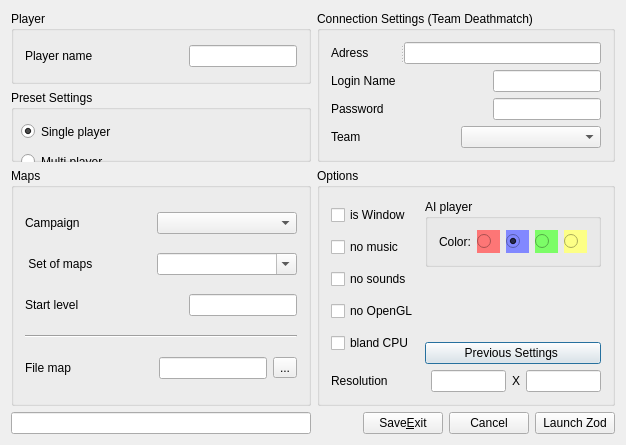
<?xml version="1.0" encoding="UTF-8"?>
<ui version="4.0">
 <class>QZ_Launcher</class>
 <widget class="QDialog" name="QZ_Launcher">
  <property name="geometry">
   <rect>
    <x>0</x>
    <y>0</y>
    <width>603</width>
    <height>445</height>
   </rect>
  </property>
  <property name="windowTitle">
   <string>QZod Launcher</string>
  </property>
  <layout class="QGridLayout" name="gridLayout_6">
   <item row="0" column="0">
    <widget class="QGroupBox" name="groupBox_2">
     <property name="title">
      <string>Player</string>
     </property>
     <layout class="QGridLayout" name="gridLayout_2">
      <item row="0" column="0">
       <widget class="QLabel" name="label_5">
        <property name="text">
         <string>Player name</string>
        </property>
       </widget>
      </item>
      <item row="0" column="1">
       <spacer name="horizontalSpacer_4">
        <property name="orientation">
         <enum>Qt::Horizontal</enum>
        </property>
        <property name="sizeHint" stdset="0">
         <size>
          <width>5</width>
          <height>20</height>
         </size>
        </property>
       </spacer>
      </item>
      <item row="0" column="2">
       <widget class="QLineEdit" name="le_PlayerName">
        <property name="minimumSize">
         <size>
          <width>100</width>
          <height>0</height>
         </size>
        </property>
       </widget>
      </item>
     </layout>
    </widget>
   </item>
   <item row="0" column="1" rowspan="2" colspan="2">
    <widget class="QGroupBox" name="gbox_ConnectSetting">
     <property name="title">
      <string>Connection Settings (Team Deathmatch)</string>
     </property>
     <layout class="QGridLayout" name="gridLayout">
      <item row="0" column="0">
       <widget class="QSplitter" name="splitter">
        <property name="orientation">
         <enum>Qt::Horizontal</enum>
        </property>
        <widget class="QLabel" name="label">
         <property name="text">
          <string>Adress</string>
         </property>
        </widget>
        <widget class="QLineEdit" name="le_ConnectAdress"/>
       </widget>
      </item>
      <item row="1" column="0">
       <layout class="QHBoxLayout" name="horizontalLayout">
        <item>
         <widget class="QLabel" name="label_2">
          <property name="text">
           <string>Login Name</string>
          </property>
         </widget>
        </item>
        <item>
         <spacer name="horizontalSpacer">
          <property name="orientation">
           <enum>Qt::Horizontal</enum>
          </property>
          <property name="sizeHint" stdset="0">
           <size>
            <width>40</width>
            <height>20</height>
           </size>
          </property>
         </spacer>
        </item>
        <item>
         <widget class="QLineEdit" name="le_LoginName"/>
        </item>
       </layout>
      </item>
      <item row="2" column="0">
       <layout class="QHBoxLayout" name="horizontalLayout_2">
        <item>
         <widget class="QLabel" name="label_3">
          <property name="text">
           <string>Password</string>
          </property>
         </widget>
        </item>
        <item>
         <spacer name="horizontalSpacer_2">
          <property name="orientation">
           <enum>Qt::Horizontal</enum>
          </property>
          <property name="sizeHint" stdset="0">
           <size>
            <width>40</width>
            <height>20</height>
           </size>
          </property>
         </spacer>
        </item>
        <item>
         <widget class="QLineEdit" name="le_Password">
          <property name="text">
           <string/>
          </property>
         </widget>
        </item>
       </layout>
      </item>
      <item row="3" column="0">
       <layout class="QHBoxLayout" name="horizontalLayout_3">
        <item>
         <widget class="QLabel" name="label_4">
          <property name="text">
           <string>Team</string>
          </property>
         </widget>
        </item>
        <item>
         <spacer name="horizontalSpacer_3">
          <property name="orientation">
           <enum>Qt::Horizontal</enum>
          </property>
          <property name="sizeHint" stdset="0">
           <size>
            <width>40</width>
            <height>20</height>
           </size>
          </property>
         </spacer>
        </item>
        <item>
         <widget class="QComboBox" name="cb_TeamColor">
          <property name="minimumSize">
           <size>
            <width>140</width>
            <height>0</height>
           </size>
          </property>
         </widget>
        </item>
       </layout>
      </item>
     </layout>
    </widget>
   </item>
   <item row="1" column="0">
    <widget class="QGroupBox" name="groupBox_GameMode">
     <property name="title">
      <string>Preset Settings</string>
     </property>
     <widget class="QRadioButton" name="rb_Localame">
      <property name="geometry">
       <rect>
        <x>10</x>
        <y>30</y>
        <width>112</width>
        <height>23</height>
       </rect>
      </property>
      <property name="text">
       <string>Single player</string>
      </property>
      <property name="checked">
       <bool>true</bool>
      </property>
     </widget>
     <widget class="QRadioButton" name="rb_Network_Nighsoft">
      <property name="geometry">
       <rect>
        <x>10</x>
        <y>60</y>
        <width>209</width>
        <height>23</height>
       </rect>
      </property>
      <property name="text">
       <string>Multi player</string>
      </property>
     </widget>
    </widget>
   </item>
   <item row="2" column="0">
    <widget class="QGroupBox" name="groupBox_Maps">
     <property name="title">
      <string>Maps</string>
     </property>
     <layout class="QGridLayout" name="gridLayout_3">
      <item row="0" column="0">
       <layout class="QHBoxLayout" name="horizontalLayout_4">
        <item>
         <widget class="QLabel" name="label_6">
          <property name="text">
           <string>Campaign</string>
          </property>
         </widget>
        </item>
        <item>
         <spacer name="horizontalSpacer_5">
          <property name="orientation">
           <enum>Qt::Horizontal</enum>
          </property>
          <property name="sizeHint" stdset="0">
           <size>
            <width>13</width>
            <height>20</height>
           </size>
          </property>
         </spacer>
        </item>
        <item>
         <widget class="QComboBox" name="cb_Maps_Campaing">
          <property name="minimumSize">
           <size>
            <width>140</width>
            <height>0</height>
           </size>
          </property>
         </widget>
        </item>
       </layout>
      </item>
      <item row="1" column="0">
       <layout class="QHBoxLayout" name="horizontalLayout_5">
        <item>
         <widget class="QLabel" name="label_7">
          <property name="text">
           <string> Set of maps</string>
          </property>
         </widget>
        </item>
        <item>
         <spacer name="horizontalSpacer_6">
          <property name="orientation">
           <enum>Qt::Horizontal</enum>
          </property>
          <property name="sizeHint" stdset="0">
           <size>
            <width>13</width>
            <height>20</height>
           </size>
          </property>
         </spacer>
        </item>
        <item>
         <widget class="QComboBox" name="cb_Maps_SetMaps">
          <property name="minimumSize">
           <size>
            <width>140</width>
            <height>0</height>
           </size>
          </property>
          <property name="editable">
           <bool>true</bool>
          </property>
         </widget>
        </item>
       </layout>
      </item>
      <item row="2" column="0">
       <layout class="QHBoxLayout" name="horizontalLayout_6">
        <item>
         <widget class="QLabel" name="label_8">
          <property name="text">
           <string>Start level</string>
          </property>
         </widget>
        </item>
        <item>
         <spacer name="horizontalSpacer_7">
          <property name="orientation">
           <enum>Qt::Horizontal</enum>
          </property>
          <property name="sizeHint" stdset="0">
           <size>
            <width>13</width>
            <height>20</height>
           </size>
          </property>
         </spacer>
        </item>
        <item>
         <widget class="QLineEdit" name="le_StartLayer_Number"/>
        </item>
       </layout>
      </item>
      <item row="3" column="0">
       <widget class="Line" name="line">
        <property name="orientation">
         <enum>Qt::Horizontal</enum>
        </property>
       </widget>
      </item>
      <item row="4" column="0">
       <layout class="QHBoxLayout" name="horizontalLayout_7">
        <item>
         <widget class="QLabel" name="label_9">
          <property name="text">
           <string>File map</string>
          </property>
         </widget>
        </item>
        <item>
         <spacer name="horizontalSpacer_8">
          <property name="orientation">
           <enum>Qt::Horizontal</enum>
          </property>
          <property name="sizeHint" stdset="0">
           <size>
            <width>13</width>
            <height>20</height>
           </size>
          </property>
         </spacer>
        </item>
        <item>
         <widget class="QLineEdit" name="le_FilePath_Map"/>
        </item>
        <item>
         <widget class="QToolButton" name="tb_SelectFileMap">
          <property name="text">
           <string>...</string>
          </property>
         </widget>
        </item>
       </layout>
      </item>
     </layout>
    </widget>
   </item>
   <item row="2" column="1" colspan="2">
    <widget class="QGroupBox" name="groupBox_OPtions">
     <property name="title">
      <string>Options</string>
     </property>
     <layout class="QGridLayout" name="gridLayout_4">
      <item row="0" column="0">
       <layout class="QVBoxLayout" name="verticalLayout">
        <item>
         <widget class="QCheckBox" name="chb_isWindow">
          <property name="text">
           <string>is Window</string>
          </property>
         </widget>
        </item>
        <item>
         <widget class="QCheckBox" name="chb_NoMusic">
          <property name="text">
           <string>no music</string>
          </property>
         </widget>
        </item>
        <item>
         <widget class="QCheckBox" name="chb_NoSounds">
          <property name="text">
           <string>no sounds</string>
          </property>
         </widget>
        </item>
        <item>
         <widget class="QCheckBox" name="chb_NoOpenGL">
          <property name="text">
           <string>no OpenGL</string>
          </property>
         </widget>
        </item>
        <item>
         <widget class="QCheckBox" name="chb_blandCU">
          <property name="text">
           <string>bland CPU</string>
          </property>
         </widget>
        </item>
       </layout>
      </item>
      <item row="0" column="1">
       <layout class="QVBoxLayout" name="verticalLayout_2">
        <item>
         <widget class="QGroupBox" name="gb_Colors">
          <property name="title">
           <string>AI player</string>
          </property>
          <layout class="QGridLayout" name="gridLayout_5">
           <item row="0" column="0">
            <widget class="QLabel" name="label_12">
             <property name="text">
              <string>Color:</string>
             </property>
            </widget>
           </item>
           <item row="0" column="1">
            <widget class="QRadioButton" name="rb_Color_Red">
             <property name="minimumSize">
              <size>
               <width>23</width>
               <height>23</height>
              </size>
             </property>
             <property name="maximumSize">
              <size>
               <width>32</width>
               <height>16777215</height>
              </size>
             </property>
             <property name="styleSheet">
              <string notr="true">background-color: rgb(253, 118, 118);
border-color: rgb(0, 0, 0);</string>
             </property>
             <property name="text">
              <string/>
             </property>
            </widget>
           </item>
           <item row="0" column="2">
            <widget class="QRadioButton" name="rb_Color_Blue">
             <property name="minimumSize">
              <size>
               <width>23</width>
               <height>23</height>
              </size>
             </property>
             <property name="maximumSize">
              <size>
               <width>32</width>
               <height>16777215</height>
              </size>
             </property>
             <property name="styleSheet">
              <string notr="true">background-color: rgb(129, 136, 255);
border-color: rgb(0, 0, 0);</string>
             </property>
             <property name="text">
              <string/>
             </property>
             <property name="checked">
              <bool>true</bool>
             </property>
            </widget>
           </item>
           <item row="0" column="3">
            <widget class="QRadioButton" name="rb_Color_Green">
             <property name="minimumSize">
              <size>
               <width>23</width>
               <height>23</height>
              </size>
             </property>
             <property name="maximumSize">
              <size>
               <width>32</width>
               <height>16777215</height>
              </size>
             </property>
             <property name="styleSheet">
              <string notr="true">background-color: rgb(124, 253, 103);
border-color: rgb(0, 0, 0);</string>
             </property>
             <property name="text">
              <string/>
             </property>
            </widget>
           </item>
           <item row="0" column="4">
            <widget class="QRadioButton" name="rb_Color_Yellow">
             <property name="minimumSize">
              <size>
               <width>23</width>
               <height>23</height>
              </size>
             </property>
             <property name="maximumSize">
              <size>
               <width>32</width>
               <height>16777215</height>
              </size>
             </property>
             <property name="styleSheet">
              <string notr="true">background-color: rgb(253, 255, 134);
border-color: rgb(0, 0, 0);</string>
             </property>
             <property name="text">
              <string/>
             </property>
            </widget>
           </item>
          </layout>
         </widget>
        </item>
        <item>
         <spacer name="verticalSpacer">
          <property name="orientation">
           <enum>Qt::Vertical</enum>
          </property>
          <property name="sizeHint" stdset="0">
           <size>
            <width>20</width>
            <height>18</height>
           </size>
          </property>
         </spacer>
        </item>
        <item>
         <widget class="QPushButton" name="pb_PreviousSetting">
          <property name="text">
           <string>Previous Settings </string>
          </property>
         </widget>
        </item>
       </layout>
      </item>
      <item row="1" column="0" colspan="2">
       <layout class="QHBoxLayout" name="horizontalLayout_8">
        <item>
         <widget class="QLabel" name="label_10">
          <property name="text">
           <string>Resolution</string>
          </property>
         </widget>
        </item>
        <item>
         <spacer name="horizontalSpacer_9">
          <property name="orientation">
           <enum>Qt::Horizontal</enum>
          </property>
          <property name="sizeHint" stdset="0">
           <size>
            <width>13</width>
            <height>20</height>
           </size>
          </property>
         </spacer>
        </item>
        <item>
         <widget class="QLineEdit" name="le_Resolution_width">
          <property name="maximumSize">
           <size>
            <width>75</width>
            <height>16777215</height>
           </size>
          </property>
         </widget>
        </item>
        <item>
         <widget class="QLabel" name="label_11">
          <property name="text">
           <string>X</string>
          </property>
         </widget>
        </item>
        <item>
         <widget class="QLineEdit" name="le_Resolution_height">
          <property name="maximumSize">
           <size>
            <width>75</width>
            <height>16777215</height>
           </size>
          </property>
         </widget>
        </item>
       </layout>
      </item>
     </layout>
    </widget>
   </item>
   <item row="3" column="0">
    <widget class="QLineEdit" name="le_command_line_setting">
     <property name="minimumSize">
      <size>
       <width>300</width>
       <height>0</height>
      </size>
     </property>
    </widget>
   </item>
   <item row="3" column="2">
    <layout class="QHBoxLayout" name="horizontalLayout_9">
     <item>
      <widget class="QPushButton" name="pb_Save_Exit">
       <property name="text">
        <string>Save&amp;Exit</string>
       </property>
      </widget>
     </item>
     <item>
      <widget class="QPushButton" name="pb_Exit">
       <property name="text">
        <string>Cancel</string>
       </property>
      </widget>
     </item>
     <item>
      <widget class="QPushButton" name="pb_Launch_Zod">
       <property name="text">
        <string>Launch Zod</string>
       </property>
      </widget>
     </item>
    </layout>
   </item>
  </layout>
 </widget>
 <layoutdefault spacing="6" margin="11"/>
 <resources/>
 <connections>
  <connection>
   <sender>pb_Exit</sender>
   <signal>clicked()</signal>
   <receiver>QZ_Launcher</receiver>
   <slot>close()</slot>
   <hints>
    <hint type="sourcelabel">
     <x>459</x>
     <y>421</y>
    </hint>
    <hint type="destinationlabel">
     <x>301</x>
     <y>222</y>
    </hint>
   </hints>
  </connection>
 </connections>
</ui>
